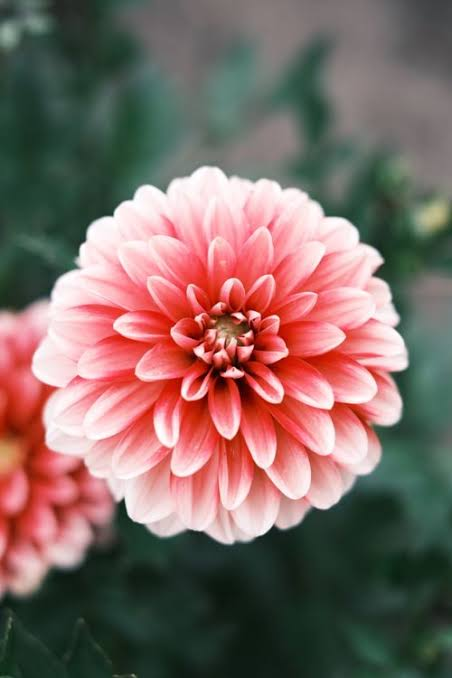
#> input picture image.jpg, 452 x 678 px
$ python background_subtraction.py
#> lines starting #> are read from the running program, lines starting #| are printed output that depends on the picture; after the words box and inside, x2 and y2 are one past the last pixel; in counts of white or black regions, pixels touching at a corner belong together
#> the answer given: image.jpg

import cv2
import numpy as np

def background_subtraction(image_path):
    # Read the input image
#> called with image_path = 'image.jpg'
    img = cv2.imread(image_path)
#> img is the input picture: shape (678, 452, 3); mean B, G, R 99.9, 105.6, 128.6

    if img is None:
        print("Error: Image not found!")
        return

    # Convert image from BGR to HSV color space
    hsv = cv2.cvtColor(img, cv2.COLOR_BGR2HSV)
#> hsv: shape (678, 452, 3); mean H, S, V 84.6, 87.5, 139.6

    # Define color levels for background
    lower = np.array([0, 0, 180])
    upper = np.array([180, 50, 255])

    # Create mask for background color
    mask = cv2.inRange(hsv, lower, upper)
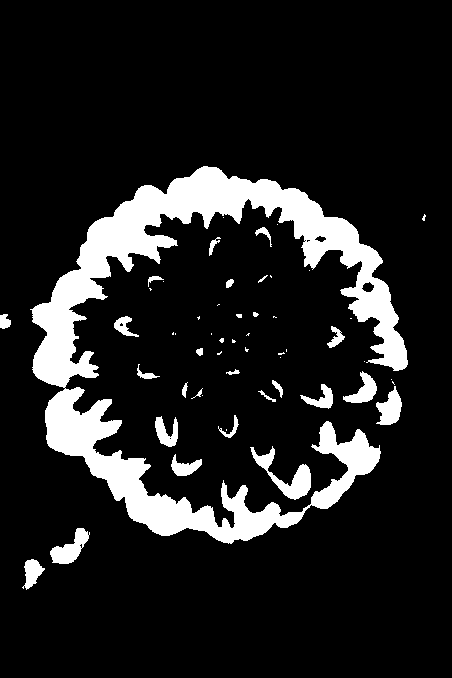
#> mask: shape (678, 452); 12.8% white; 54 white regions (27 under 20 px), largest, box (x1, y1, x2, y2) and area: (30, 166, 408, 544) 33431, (250, 446, 311, 500) 1030, (50, 528, 90, 564) 692

    # Subtract the background
    result = cv2.bitwise_and(img, img, mask=cv2.bitwise_not(mask))
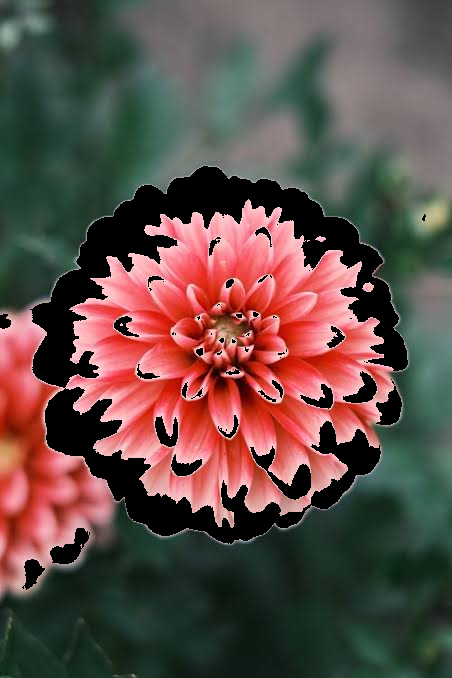
#> result: shape (678, 452, 3); mean B, G, R 71.2, 77, 97.1

    # Display images
    cv2.imshow("Original Image", img)
    cv2.imshow("Background Mask", mask)
    cv2.imshow("Background Removed", result)

    # Save output
    cv2.imwrite("background_removed.jpg", result)

    cv2.waitKey(0)
    cv2.destroyAllWindows()

    print("Background subtraction completed successfully!")

# Get image name from user
image_path = input("Enter image file name: ")

background_subtraction(image_path)
